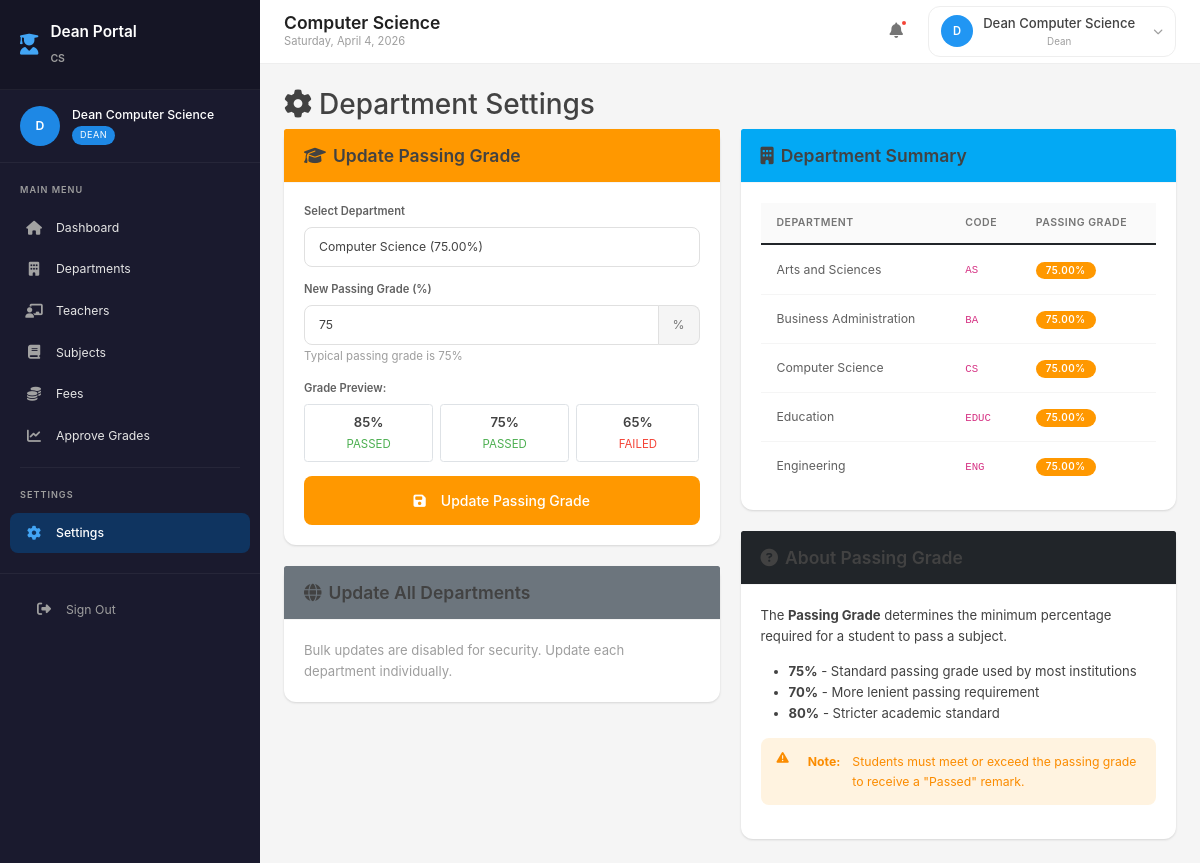
The app's page /dean/dashboard.php?page=settings (signed in) with its own data.
### tables this page shows
CREATE TABLE system_users (
    id INT AUTO_INCREMENT PRIMARY KEY,
    username VARCHAR(100) NOT NULL UNIQUE,
    email VARCHAR(100) NOT NULL,
    password VARCHAR(255) NOT NULL,
    password_encrypted TEXT,
    role_id INT NOT NULL,
    first_name VARCHAR(100) NOT NULL,
    last_name VARCHAR(100) NOT NULL,
    employee_id VARCHAR(50),
    department_id INT,
    branch_id INT DEFAULT 1,
    is_active TINYINT(1) DEFAULT 1,
    last_login DATETIME,
    created_by INT,
    created_at TIMESTAMP DEFAULT CURRENT_TIMESTAMP,
    updated_at TIMESTAMP DEFAULT CURRENT_TIMESTAMP ON UPDATE CURRENT_TIMESTAMP,
    FOREIGN KEY (role_id) REFERENCES roles(id),
    FOREIGN KEY (branch_id) REFERENCES branches(id),
    FOREIGN KEY (created_by) REFERENCES system_users(id),
    INDEX idx_role (role_id),
    INDEX idx_department (department_id)
);

CREATE TABLE departments (
    id INT AUTO_INCREMENT PRIMARY KEY,
    name VARCHAR(255) NOT NULL,
    code VARCHAR(20) NOT NULL UNIQUE,
    dean_id INT NULL,
    passing_grade DECIMAL(5,2) DEFAULT 75.00,
    description TEXT,
    is_active TINYINT(1) DEFAULT 1,
    created_at TIMESTAMP DEFAULT CURRENT_TIMESTAMP
);

### dean/pages/settings.php (the view, shortened to what this page needs)
<?php
require_once '../config.php';
$dean_id = $_SESSION['user_id'];
$dean = $conn->query("SELECT department_id FROM system_users WHERE id = $dean_id")->fetch_assoc();
$dept_id = $dean['department_id'] ?? 0;
$departments = $conn->query("SELECT * FROM departments WHERE id = $dept_id ORDER BY name");
$departments->data_seek(0);
$departments->data_seek(0);
?>
<h2><i class="fas fa-cog me-2"></i>Department Settings</h2>
<div class="row">
    <div class="col-md-6">
        <div class="card mb-4">
            <div class="card-header bg-warning text-dark">
                <h5 class="mb-0"><i class="fas fa-graduation-cap me-2"></i>Update Passing Grade</h5>
            </div>
            <div class="card-body">
                <form method="POST">
                    <div class="mb-3">
                        <label class="form-label">Select Department</label>
                        <select name="department_id" class="form-select">
                            <?php while ($dept = $departments->fetch_assoc()): ?>
                                <option value="<?php echo $dept['id']; ?>">
                                    <?php echo htmlspecialchars($dept['name']); ?> (<?php echo $dept['passing_grade']; ?>%)
                                </option>
                            <?php endwhile; ?>
                        </select>
                    </div>
                    <div class="mb-3">
                        <label class="form-label">New Passing Grade (%)</label>
                        <div class="input-group">
                            <input type="number" name="passing_grade" class="form-control form-control-lg"
                                value="75" min="50" max="100" step="0.5" required>
                            <span class="input-group-text">%</span>
                        </div>
                        <small class="text-muted">Typical passing grade is 75%</small>
                    </div>
                    <div class="mb-3">
                        <label class="form-label">Grade Preview:</label>
                        <div class="d-flex gap-2">
                            <div class="flex-fill text-center p-2 border rounded">
                                <div class="fw-bold">85%</div>
                                <small class="text-success">PASSED</small>
                            </div>
                            <div class="flex-fill text-center p-2 border rounded">
                                <div class="fw-bold">75%</div>
                                <small class="text-success">PASSED</small>
                            </div>
                            <div class="flex-fill text-center p-2 border rounded">
                                <div class="fw-bold">65%</div>
                                <small class="text-danger">FAILED</small>
                            </div>
                        </div>
                    </div>
                    <button type="submit" name="update_passing_grade" class="btn btn-warning btn-lg w-100">
                        <i class="fas fa-save me-2"></i>Update Passing Grade
                    </button>
                </form>
            </div>
        </div>
        <div class="card">
            <div class="card-header bg-secondary text-white">
                <h5 class="mb-0"><i class="fas fa-globe me-2"></i>Update All Departments</h5>
            </div>
            <div class="card-body">
                <p class="text-muted mb-0">Bulk updates are disabled for security. Update each department individually.</p>
            </div>
        </div>
    </div>
    <div class="col-md-6">
        <div class="card mb-4">
            <div class="card-header bg-info text-white">
                <h5 class="mb-0"><i class="fas fa-building me-2"></i>Department Summary</h5>
            </div>
            <div class="card-body">
                <?php $departments = $conn->query("SELECT * FROM departments ORDER BY name"); ?>
                <table class="table table-sm">
                    <thead>
                        <tr>
                            <th>Department</th>
                            <th>Code</th>
                            <th>Passing Grade</th>
                        </tr>
                    </thead>
                    <tbody>
                        <?php while ($dept = $departments->fetch_assoc()): ?>
                            <tr>
                                <td><?php echo htmlspecialchars($dept['name']); ?></td>
                                <td><code><?php echo htmlspecialchars($dept['code']); ?></code></td>
                                <td><span class="badge bg-warning"><?php echo $dept['passing_grade']; ?>%</span></td>
                            </tr>
                        <?php endwhile; ?>
                    </tbody>
                </table>
            </div>
        </div>
        <div class="card">
            <div class="card-header bg-dark text-white">
                <h5 class="mb-0"><i class="fas fa-question-circle me-2"></i>About Passing Grade</h5>
            </div>
            <div class="card-body">
                <p>The <strong>Passing Grade</strong> determines the minimum percentage required for a student to pass a subject.</p>
                <ul>
                    <li><strong>75%</strong> - Standard passing grade used by most institutions</li>
                    <li><strong>70%</strong> - More lenient passing requirement</li>
                    <li><strong>80%</strong> - Stricter academic standard</li>
                </ul>
                <div class="alert alert-warning">
                    <i class="fas fa-exclamation-triangle me-2"></i>
                    <strong>Note:</strong> Students must meet or exceed the passing grade to receive a "Passed" remark.
                </div>
            </div>
        </div>
    </div>
</div>

### dean/dashboard.php (shortened to what this page needs)
<?php
require_once "../config.php";
$dean_id = $_SESSION["user_id"];
$page = isset($_GET["page"]) ? $_GET["page"] : "dashboard";
$user_name = $_SESSION["username"];
$dean = $conn->query("SELECT su.*, d.name as dept_name, d.code as dept_code
                      FROM system_users su
                      LEFT JOIN departments d ON su.department_id = d.id
                      WHERE su.id = $dean_id")->fetch_assoc();
?>
<!DOCTYPE html>
<html lang="en">
<head>
    <link href="https://cdn.jsdelivr.net/npm/bootstrap@5.1.3/dist/css/bootstrap.min.css" rel="stylesheet">
    <link rel="stylesheet" href="https://cdnjs.cloudflare.com/ajax/libs/font-awesome/6.4.0/css/all.min.css">
    <link rel="stylesheet" href="/enrollment_system/css/modern.css">
</head>
<body>
    <div class="app-container">
        <aside class="app-sidebar">
            <div class="sidebar-header">
                <a href="dashboard.php" class="sidebar-brand">
                    <i class="fas fa-user-graduate"></i>
                    <div>
                        <div>Dean Portal</div>
                        <small class="sidebar-subtitle"><?php echo htmlspecialchars($dean['dept_code'] ?? ''); ?></small>
                    </div>
                </a>
            </div>
            <div class="sidebar-user">
                <div class="user-avatar"><?php echo strtoupper(substr($user_name, 0, 1)); ?></div>
                <div class="user-info">
                    <h6><?php echo htmlspecialchars($user_name); ?></h6>
                    <span class="user-role-badge">Dean</span>
                </div>
            </div>
            <nav class="sidebar-nav">
                <div class="nav-section">
                    <div class="nav-section-title">Main Menu</div>
                    <div class="nav-item">
                        <a href="dashboard.php" class="nav-link <?php echo $page == 'dashboard' ? 'active' : ''; ?>">
                            <i class="fas fa-home"></i><span>Dashboard</span>
                        </a>
                    </div>
                    <div class="nav-item">
                        <a href="dashboard.php?page=departments" class="nav-link <?php echo $page == 'departments' ? 'active' : ''; ?>">
                            <i class="fas fa-building"></i><span>Departments</span>
                        </a>
                    </div>
                    <div class="nav-item">
                        <a href="dashboard.php?page=teachers" class="nav-link <?php echo $page == 'teachers' ? 'active' : ''; ?>">
                            <i class="fas fa-chalkboard-teacher"></i><span>Teachers</span>
                        </a>
                    </div>
                    <div class="nav-item">
                        <a href="dashboard.php?page=subjects" class="nav-link <?php echo $page == 'subjects' ? 'active' : ''; ?>">
                            <i class="fas fa-book"></i><span>Subjects</span>
                        </a>
                    </div>
                    <div class="nav-item">
                        <a href="dashboard.php?page=fees" class="nav-link <?php echo $page == 'fees' ? 'active' : ''; ?>">
                            <i class="fas fa-coins"></i><span>Fees</span>
                        </a>
                    </div>
                    <div class="nav-item">
                        <a href="dashboard.php?page=grades" class="nav-link <?php echo $page == 'grades' ? 'active' : ''; ?>">
                            <i class="fas fa-chart-line"></i><span>Approve Grades</span>
                        </a>
                    </div>
                </div>
                <div class="nav-divider"></div>
                <div class="nav-section">
                    <div class="nav-section-title">Settings</div>
                    <div class="nav-item">
                        <a href="dashboard.php?page=settings" class="nav-link <?php echo $page == 'settings' ? 'active' : ''; ?>">
                            <i class="fas fa-cog"></i><span>Settings</span>
                        </a>
                    </div>
            </nav>
            <div class="sidebar-footer">
                <a href="logout.php" class="nav-link"><i class="fas fa-sign-out-alt"></i><span>Sign Out</span></a>
            </div>
        </aside>
        <main class="app-main">
            <header class="app-header">
                <div class="header-left">
                    <div>
                        <h1 class="page-title"><?php echo $dean['dept_name'] ?? 'Dean Dashboard'; ?></h1>
                        <p class="page-subtitle"><?php echo date('l, F j, Y'); ?></p>
                    </div>
                </div>
                <div class="header-right">
                    <button class="header-action" title="Notifications"><i class="fas fa-bell"></i><span class="badge-dot"></span></button>
                    <div class="user-dropdown">
                        <button class="user-dropdown-btn">
                            <div class="avatar"><?php echo strtoupper(substr($user_name, 0, 1)); ?></div>
                            <div>
                                <div class="user-name"><?php echo htmlspecialchars($user_name); ?></div>
                                <div class="user-role">Dean</div>
                            </div>
                            <i class="fas fa-chevron-down"></i>
                        </button>
                    </div>
                </div>
            </header>
            <div class="app-content">
                <?php
                switch($page) {
                    case "settings":
                        include "pages/settings.php";
                        break;
                        ?>
                        <?php
                }
                ?>
            </div>
        </main>
    </div>
</body>
</html>

### records on screen
system_users: department.code "CS", department.name "Computer Science"
departments: name "Arts and Sciences", code "AS", passing_grade "75.00"
departments: name "Business Administration", code "BA", passing_grade "75.00"
departments: name "Computer Science", code "CS", passing_grade "75.00"
departments: name "Education", code "EDUC", passing_grade "75.00"
departments: name "Engineering", code "ENG", passing_grade "75.00"

### other values on screen
substr($user_name, 0, 1) "D"
$user_name "Dean Computer Science"
form field department_id "Computer Science (75.00%)"
